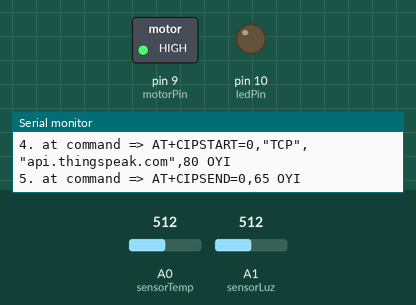
This sketch was run on a simulated Arduino Uno, built with avr-gcc and run on an emulated ATmega328P. Shown: switched loads named in the sketch (green lamp = pin HIGH), output pins drawn as LEDs (lit = HIGH), the last lines printed to the serial monitor. The test bench sets the inputs (shaded band); at power-on: A0 (sensorTemp) = 512, A1 (sensorLuz) = 512. The modem accepts every AT command (registered, SIM ready, sends succeed) and sends nothing else.

Above: at 1.2 s.
1.3 s: A0 (sensorTemp) set to 131
4.9 s: A0 (sensorTemp) set to 110
At 5.4 s:
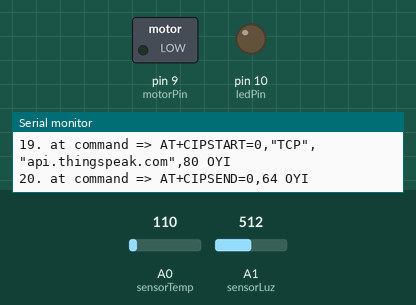
6.6 s: A1 (sensorLuz) set to 935
12.0 s: A1 (sensorLuz) set to 958
At 14.5 s:
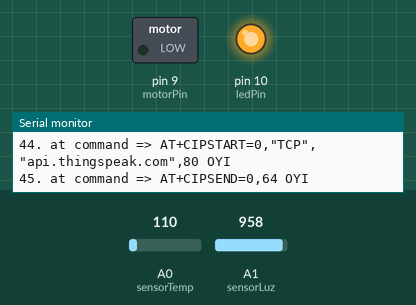
15.0 s: A0 (sensorTemp) set to 511
At 16.1 s:
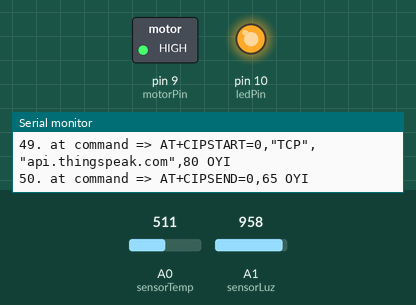
16.7 s: A1 (sensorLuz) set to 940
At 18.1 s:
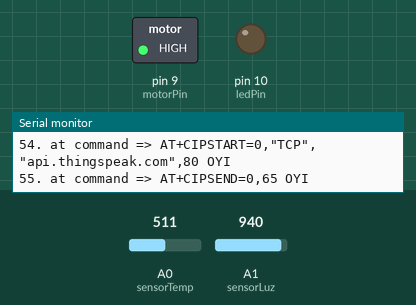
Timing chart, 0 to 19.7 s (numbered marks = the images above; inputs shaded):
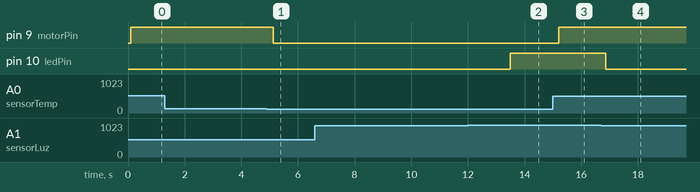

The sketch:

CodigoBueno.ino
```cpp
#include <SoftwareSerial.h>
//#include "DHT.h"
#define RX 2
#define TX 3
//#define dht_apin 11 // Analog Pin sensor is connected to
//DHT dhtObject;
String AP = "";       // AP NAME
String PASS = ""; // AP PASSWORD
String API = "R1BKO7ZAALCOZI45";   // Write API KEY
String HOST = "api.thingspeak.com";
String PORT = "80";
int countTrueCommand;
int countTimeCommand;
boolean found = false;
int valSensor = 1;

SoftwareSerial esp8266(RX,TX);

//Variables para el sensor de temperatura
float suma = 0;
int sensorTemp = A0;
float valorTemp = 0;

//Activador del ventilador en base a temperatura
int motorPin = 9;

//Variables para el sensor de luz
int sensorLuz = A1;
int valorLuz = 0;

//Activador del LED en base a la luminosidad
int ledPin = 10;

void setup() {
  //Estas son las entradas en el Arduino
  pinMode(sensorTemp, INPUT);
  pinMode(sensorLuz, INPUT);

  //Estas son las salidas del arduino
  pinMode(motorPin, OUTPUT);
  pinMode(ledPin, OUTPUT);

  Serial.begin(9600);
  esp8266.begin(115200);
  //dhtObject.setup(11);
  sendCommand("AT",5,"OK");
  sendCommand("AT+CWMODE=1",5,"OK");
  sendCommand("AT+CWJAP=\""+ AP +"\",\""+ PASS +"\"",20,"OK");
}

void loop() {

 String getData = "GET /update?api_key="+ API +"&field1="+getTemperatureValue()+"&field2="+getHumidityValue();
 sendCommand("AT+CIPMUX=1",5,"OK");
 sendCommand("AT+CIPSTART=0,\"TCP\",\""+ HOST +"\","+ PORT,15,"OK");
 sendCommand("AT+CIPSEND=0," +String(getData.length()+4),4,">");
 esp8266.println(getData);
 delay(1500);
 countTrueCommand++;
 sendCommand("AT+CIPCLOSE=0",5,"OK");
}


String getTemperatureValue(){
  for(int i=0; i<5; i++){
    sensorTemp = analogRead(A0);
    valorTemp = ((sensorTemp*5000.0)/1023)/10;
  }
  suma = valorTemp/2.0;
  Serial.print("Temperatura en C: ");
  Serial.println(suma);

  if(suma > 30){
    digitalWrite(motorPin,HIGH);
  }
  else{
  	digitalWrite(motorPin,LOW);
  }

   return String(suma);

}


String getHumidityValue(){
  //Sensor de luz (fotoresistor)
  valorLuz = analogRead(sensorLuz);
  Serial.println("Valor del fotoresistor:");
  Serial.println(valorLuz);

  //Activador del LED que indica que hay demasiada LUZ una vez
  //que pase el umbral de luminosidad especificado
  if(valorLuz > 950){
    digitalWrite(ledPin,HIGH);
  }
  else{
  	digitalWrite(ledPin,LOW);
  }
   return String(valorLuz);

}

void sendCommand(String command, int maxTime, char readReplay[]) {
  Serial.print(countTrueCommand);
  Serial.print(". at command => ");
  Serial.print(command);
  Serial.print(" ");
  while(countTimeCommand < (maxTime*1))
  {
    esp8266.println(command);//at+cipsend
    if(esp8266.find(readReplay))//ok
    {
      found = true;
      break;
    }

    countTimeCommand++;
  }

  if(found == true)
  {
    Serial.println("OYI");
    countTrueCommand++;
    countTimeCommand = 0;
  }

  if(found == false)
  {
    Serial.println("Fail");
    countTrueCommand = 0;
    countTimeCommand = 0;
  }

  found = false;
 }
```

Measured:
- the behaviour switches between 123 and 122 on A0 (sensorTemp) (found by bisection; images 0 and 1)
- the behaviour switches between 950 and 951 on A1 (sensorLuz) (found by bisection; images 1 and 2)
- after the input at 4.9 s, pin 9 (motorPin): HIGH → LOW after 0.23 s
- after the input at 12.0 s, pin 10 (ledPin): LOW → HIGH after 1.5 s
- after the input at 15.0 s, pin 9 (motorPin): LOW → HIGH after 0.21 s
- after the input at 16.7 s, pin 10 (ledPin): HIGH → LOW after 0.17 s
